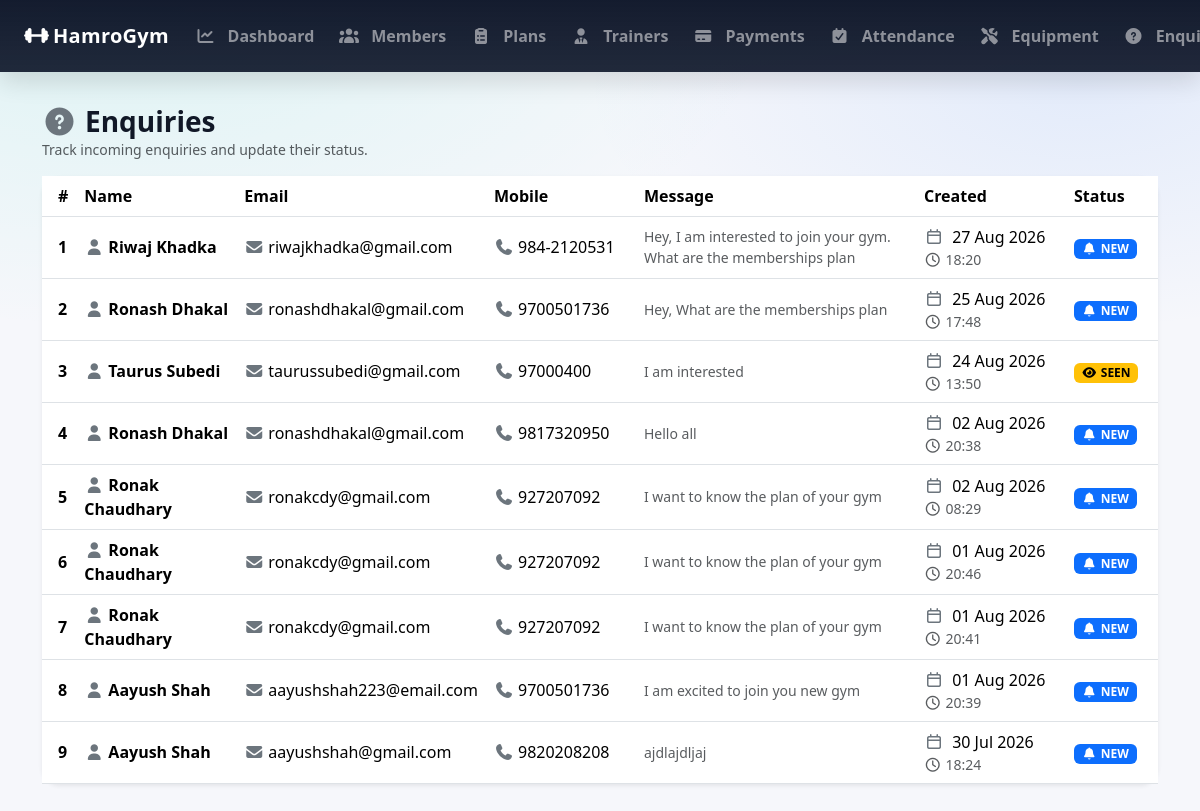
Page /admin_enquiries_list/ (signed in) on the earlier database version.
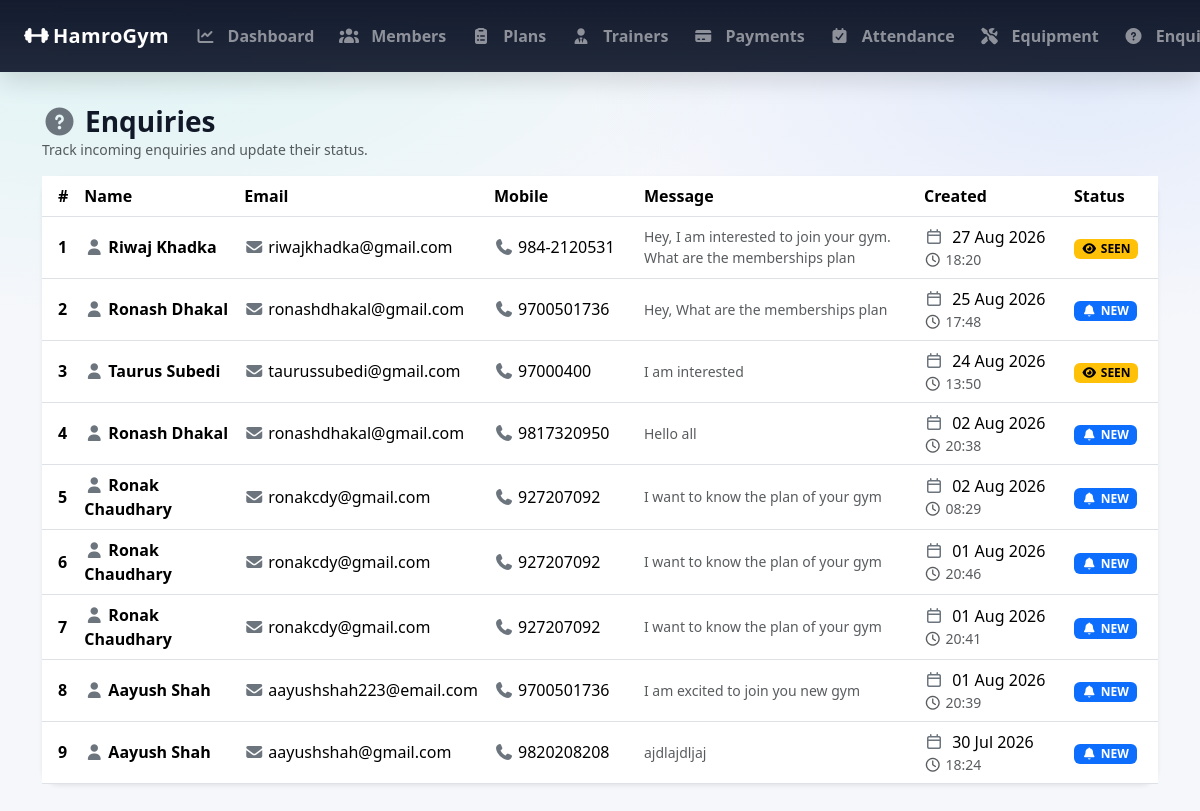
Same page on the later database version.
### GymApp/models.py (models this page shows, shortened)
class Enquiry(models.Model):
    ENQUIRY_STATUS_CHOICES = [
        ('NEW', 'New'),
        ('SEEN', 'Seen'),
        ('RESOLVED', 'Resolved')
    ]
    name = models.CharField(max_length=100)
    email = models.EmailField()
    mobile = models.CharField(max_length=15)
    message = models.TextField()
    created_at = models.DateTimeField(auto_now_add=True)
    status = models.CharField(max_length=20, choices=ENQUIRY_STATUS_CHOICES, default='NEW')

### GymApp/views.py (the view)
    def wrapper(request, *args, **kwargs):
        if not request.user.is_authenticated or getattr(request.user, 'role', None) != 'ADMIN':
            messages.error(request, 'You must be logged in as an admin to access this page.')
            return redirect('admin_login')  # Redirect to the admin login page
        return view_func(request, *args, **kwargs)

### GymApp/views.py (called while the page is built)
def admin_required(view_func):
    def wrapper(request, *args, **kwargs):
        if not request.user.is_authenticated or getattr(request.user, 'role', None) != 'ADMIN':
            messages.error(request, 'You must be logged in as an admin to access this page.')
            return redirect('admin_login')  # Redirect to the admin login page
        return view_func(request, *args, **kwargs)
    return wrapper

@admin_required
def admin_enquiries_list(request):
    enquiries = Enquiry.objects.all().order_by('-created_at')
    return render(request, 'admin_enquiries_list.html', {'enquiries': enquiries})

### GymApp/templates/admin_enquiries_list.html (shortened to what this page needs)
{% extends 'base.html' %}
{% block content %}
<div class="d-flex flex-wrap justify-content-between align-items-center gap-2 mb-3">
    <div>
        <h3 class="mb-0 fw-bold">
            <i class="fa-solid fa-circle-question me-2 text-secondary"></i>Enquiries
        </h3>
        <div class="text-muted small">Track incoming enquiries and update their status.</div>
    </div>
</div>
<div class="card border-0 shadow-sm" style="border-radius:18px;">
    <div class="card-body p-0">
        <div class="table-responsive">
            <table class="table table-hover align-middle mb-0">
                <thead style="background: rgba(15,23,42,.98); color:#fff;">
                <tr>
                    <th class="ps-3" style="width:60px;">#</th>
                    <th style="min-width:160px;">Name</th>
                    <th style="min-width:210px;">Email</th>
                    <th style="min-width:150px;">Mobile</th>
                    <th style="min-width:280px;">Message</th>
                    <th style="min-width:150px;">Created</th>
                    <th style="min-width:120px;">Status</th>
                </tr>
                </thead>
                <tbody>
                {% for q in enquiries %}
                    <tr>
                        <td class="ps-3 fw-semibold">{{ forloop.counter }}</td>
                        <td>
                            <div class="fw-semibold">
                                <i class="fa-solid fa-user me-1 text-secondary"></i>{{ q.name }}
                            </div>
                        </td>
                        <td class="text-nowrap">
                            <i class="fa-solid fa-envelope me-1 text-secondary"></i>{{ q.email }}
                        </td>
                        <td class="text-nowrap">
                            {% if q.mobile %}
                                <i class="fa-solid fa-phone me-1 text-secondary"></i>{{ q.mobile }}
                            {% else %}
                                <span class="text-muted">-</span>
                            {% endif %}
                        </td>
                        <td>
                            <div class="small text-muted" style="max-width:320px; white-space:normal;">
                                {{ q.message }}
                            </div>
                        </td>
                        <td class="text-nowrap">
                            <i class="fa-regular fa-calendar me-1 text-secondary"></i>
                            {{ q.created_at|date:"d M Y" }}
                            <div class="small text-muted">
                                <i class="fa-regular fa-clock me-1"></i>{{ q.created_at|date:"H:i" }}
                            </div>
                        </td>
                        <td class="text-nowrap">
                            {% if q.status == 'NEW' %}
                                <span class="badge text-bg-primary">
                                    <i class="fa-solid fa-bell me-1"></i>NEW
                                </span>
                            {% elif q.status == 'SEEN' %}
                                <span class="badge text-bg-warning">
                                    <i class="fa-solid fa-eye me-1"></i>SEEN
                                </span>
                            {% elif q.status == 'RESOLVED' %}
                                <span class="badge text-bg-success">
                                    <i class="fa-solid fa-circle-check me-1"></i>RESOLVED
                                </span>
                            {% else %}
                                <span class="badge text-bg-secondary">{{ q.status }}</span>
                            {% endif %}
                        </td>
                    </tr>
                {% endfor %}
                </tbody>
            </table>
        </div>
    </div>
</div>
{% endblock %}

Differences in the rows shown:
changed Enquiry "Riwaj Khadka": status "NEW" → "SEEN"
